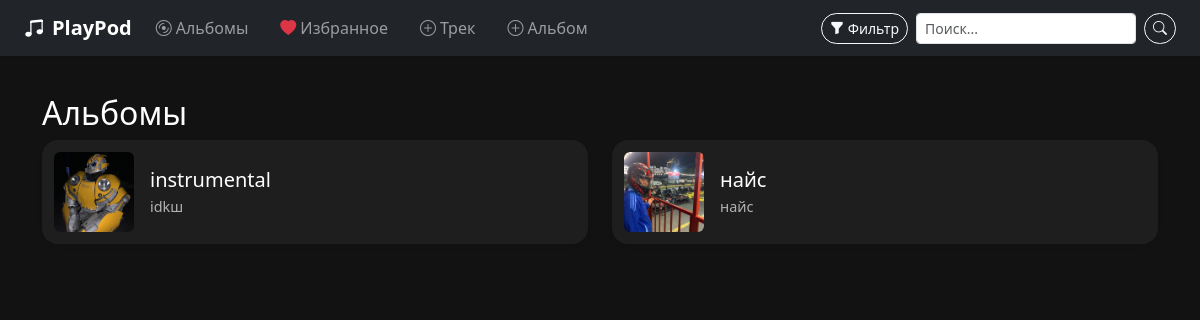
The page /albums/ on the database its author committed.
### music/models.py (models this page shows, shortened)
class Album(models.Model):
    title = models.CharField(max_length=100)
    artist = models.CharField(max_length=100)
    cover = models.ImageField(upload_to='covers/')

### music/views.py (the view)
# urls.py: path('albums/', views.album_list, name='album_list'),
def album_list(request):
    albums = Album.objects.all()
    return render(request, 'music/album_list.html', {'albums': albums})

### music/templates/music/album_list.html
{% extends 'music/base.html' %}
{% load static %}
{% block content %}
  <h2>Альбомы</h2>
  {% if albums %}
    <div class="row">
      {% for album in albums %}
        <div class="col-md-6 mb-4">
          <a href="{% url 'album_detail' album.pk %}" class="text-decoration-none">
            <div class="card h-100 shadow-sm d-flex flex-row align-items-center" style="background-color: #1e1e1e; border-radius: 16px; padding: 12px;">
              {% if album.cover %}
                <img src="{{ album.cover.url }}" alt="Обложка альбома" class="rounded" style="width: 80px; height: 80px; object-fit: cover;">
              {% else %}
                <img src="{% static 'images/default_cover.jpg' %}" alt="Обложка по умолчанию" class="rounded" style="width: 80px; height: 80px; object-fit: cover;">
              {% endif %}
              <div class="ms-3">
                <h5 class="text-white mb-1">{{ album.title }}</h5>
                <p class="card-text mb-0">{{ album.artist }}</p>
              </div>
            </div>
          </a>
        </div>
      {% endfor %}
    </div>
  {% else %}
    <p>Альбомы не найдены.</p>
  {% endif %}
{% endblock %}

### music/templates/music/base.html (style rules this page uses)
body { padding-top: 70px; }
body { background-color: #121212; color: white; }
.card { background-color: #1e1e1e; border: none; border-radius: 16px; overflow: hidden; transition: transform 0.2s ease; }
.card-text { font-size: 0.9rem; color: #b3b3b3; }

### rows shown on the page
Album: cover (picture), title "instrumental", artist "idkш"
Album: cover (picture), title "найс", artist "найс"
